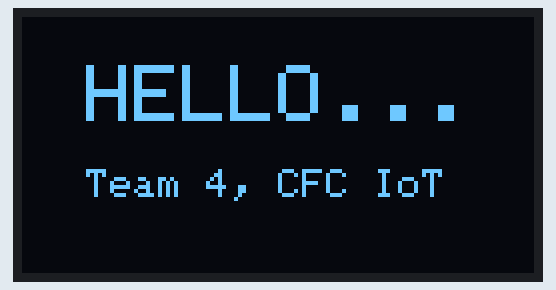
The sketch below on a simulated ESP32. Shown: 128×64 one-colour display.

Above: at 0.1 s.

The sketch:

1306_opening_text.ino
```cpp
#include <Wire.h>
#include <Adafruit_GFX.h>
#include <Adafruit_SSD1306.h>
const int SDA_PIN = 21;
const int SCL_PIN = 22;
Adafruit_SSD1306 display(128, 64, &Wire, -1);
void setupDisplay();


void setup() {
  Serial.begin(9600);
  Hello();
}

void loop(){
}
void Hello()
  {
    Wire.begin(SDA_PIN, SCL_PIN);
    display.begin(SSD1306_SWITCHCAPVCC, 0x3C);
    display.clearDisplay();
    display.setTextColor(WHITE);
    display.setTextSize(2);
    display.setCursor(16, 12);
    display.println("HELLO...");
    display.setTextSize(1);
    display.setCursor(16, 38);
    display.println("Team 4, CFC IoT");
    display.display();
  }
```
